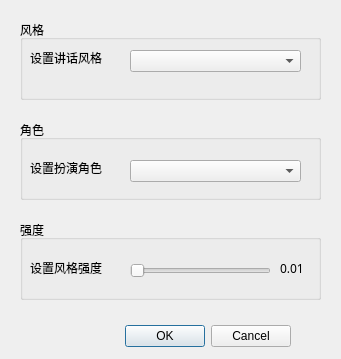
<?xml version="1.0" encoding="UTF-8"?>
<ui version="4.0">
 <class>set_style_dialog</class>
 <widget class="QDialog" name="set_style_dialog">
  <property name="geometry">
   <rect>
    <x>0</x>
    <y>0</y>
    <width>341</width>
    <height>359</height>
   </rect>
  </property>
  <property name="windowTitle">
   <string>设置风格</string>
  </property>
  <property name="windowIcon">
   <iconset>
    <normaloff>editor.png</normaloff>editor.png</iconset>
  </property>
  <widget class="QDialogButtonBox" name="buttonBox">
   <property name="geometry">
    <rect>
     <x>120</x>
     <y>320</y>
     <width>171</width>
     <height>32</height>
    </rect>
   </property>
   <property name="orientation">
    <enum>Qt::Horizontal</enum>
   </property>
   <property name="standardButtons">
    <set>QDialogButtonBox::Cancel|QDialogButtonBox::Ok</set>
   </property>
  </widget>
  <widget class="QGroupBox" name="groupBox">
   <property name="enabled">
    <bool>true</bool>
   </property>
   <property name="geometry">
    <rect>
     <x>20</x>
     <y>20</y>
     <width>301</width>
     <height>80</height>
    </rect>
   </property>
   <property name="title">
    <string>风格</string>
   </property>
   <widget class="QComboBox" name="set_style_style">
    <property name="geometry">
     <rect>
      <x>110</x>
      <y>30</y>
      <width>171</width>
      <height>22</height>
     </rect>
    </property>
    <property name="font">
     <font>
      <family>微软雅黑</family>
     </font>
    </property>
   </widget>
   <widget class="QLabel" name="label">
    <property name="geometry">
     <rect>
      <x>10</x>
      <y>30</y>
      <width>91</width>
      <height>16</height>
     </rect>
    </property>
    <property name="text">
     <string>设置讲话风格</string>
    </property>
   </widget>
  </widget>
  <widget class="QGroupBox" name="groupBox_2">
   <property name="enabled">
    <bool>true</bool>
   </property>
   <property name="geometry">
    <rect>
     <x>20</x>
     <y>220</y>
     <width>301</width>
     <height>80</height>
    </rect>
   </property>
   <property name="title">
    <string>强度</string>
   </property>
   <widget class="QLabel" name="label_2">
    <property name="geometry">
     <rect>
      <x>10</x>
      <y>40</y>
      <width>91</width>
      <height>16</height>
     </rect>
    </property>
    <property name="text">
     <string>设置风格强度</string>
    </property>
   </widget>
   <widget class="QSlider" name="set_style_degree">
    <property name="geometry">
     <rect>
      <x>110</x>
      <y>40</y>
      <width>141</width>
      <height>22</height>
     </rect>
    </property>
    <property name="orientation">
     <enum>Qt::Horizontal</enum>
    </property>
   </widget>
   <widget class="QLabel" name="show_style_degree">
    <property name="geometry">
     <rect>
      <x>260</x>
      <y>40</y>
      <width>31</width>
      <height>16</height>
     </rect>
    </property>
    <property name="font">
     <font>
      <family>微软雅黑</family>
     </font>
    </property>
    <property name="text">
     <string>0.01</string>
    </property>
   </widget>
  </widget>
  <widget class="QGroupBox" name="groupBox_3">
   <property name="geometry">
    <rect>
     <x>20</x>
     <y>120</y>
     <width>301</width>
     <height>80</height>
    </rect>
   </property>
   <property name="title">
    <string>角色</string>
   </property>
   <widget class="QLabel" name="label_3">
    <property name="geometry">
     <rect>
      <x>10</x>
      <y>40</y>
      <width>91</width>
      <height>16</height>
     </rect>
    </property>
    <property name="text">
     <string>设置扮演角色</string>
    </property>
   </widget>
   <widget class="QComboBox" name="set_style_role">
    <property name="geometry">
     <rect>
      <x>110</x>
      <y>40</y>
      <width>171</width>
      <height>22</height>
     </rect>
    </property>
    <property name="font">
     <font>
      <family>微软雅黑</family>
     </font>
    </property>
   </widget>
  </widget>
 </widget>
 <resources/>
 <connections>
  <connection>
   <sender>buttonBox</sender>
   <signal>accepted()</signal>
   <receiver>set_style_dialog</receiver>
   <slot>accept()</slot>
   <hints>
    <hint type="sourcelabel">
     <x>248</x>
     <y>254</y>
    </hint>
    <hint type="destinationlabel">
     <x>157</x>
     <y>274</y>
    </hint>
   </hints>
  </connection>
  <connection>
   <sender>buttonBox</sender>
   <signal>rejected()</signal>
   <receiver>set_style_dialog</receiver>
   <slot>reject()</slot>
   <hints>
    <hint type="sourcelabel">
     <x>316</x>
     <y>260</y>
    </hint>
    <hint type="destinationlabel">
     <x>286</x>
     <y>274</y>
    </hint>
   </hints>
  </connection>
 </connections>
</ui>
